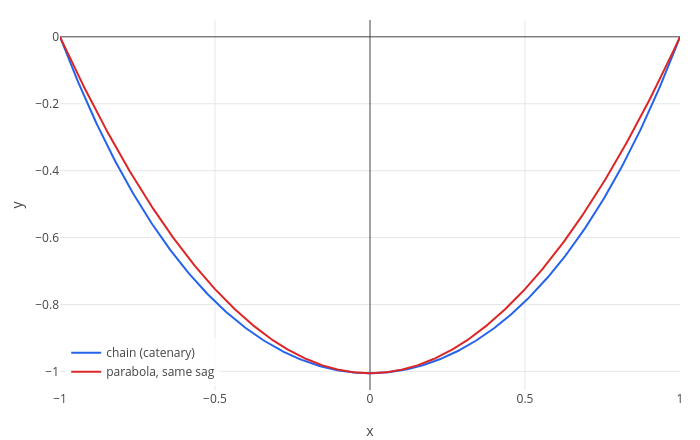

The code cell stored with this chart in its notebook:
### Markdown cell above
The chain hangs as $y = k\cosh(x/k) - k\cosh(1/k)$, which is 0 at the hooks. Here it is next to a parabola that sags
just as deep:

### Code cell
sag = k*cosh(1/k) - k;
p = legend(plot(k*cosh(x/k) - k*cosh(1/k), x, -1, 1), "chain (catenary)");
p = show(p, legend(plot(sag*(x^2 - 1), x, -1, 1), "parabola, same sag"));
labels(p, "x", "y")

### Figure 1 — Plotly figure (JSON) as saved in the notebook; plotly's stock layout.template omitted (floating-point values rounded to 4 significant figures; data arrays with more than 128 entries replaced by an {"elided": "..."} marker saying what was removed)
{"data": [{"line": {"color": "#2563eb", "width": 2}, "mode": "lines", "name": "chain (catenary)", "type": "scatter", "x": {"elided": "402 float values"}, "y": {"elided": "402 float values"}}, {"line": {"color": "#dc2626", "width": 2}, "mode": "lines", "name": "parabola, same sag", "type": "scatter", "x": {"elided": "402 float values"}, "y": {"elided": "402 float values"}}], "layout": {"height": 440, "legend": {"bgcolor": "rgba(255,255,255,0.8)", "x": 0.01, "xanchor": "left", "y": 0.01, "yanchor": "bottom"}, "margin": {"b": 50, "l": 60, "r": 20, "t": 20}, "showlegend": true, "title": {"text": ""}, "width": 700, "xaxis": {"range": [-1, 1], "title": {"text": "x"}, "zeroline": true}, "yaxis": {"range": [-1.056, 0.05026], "title": {"text": "y"}, "zeroline": true}}}
